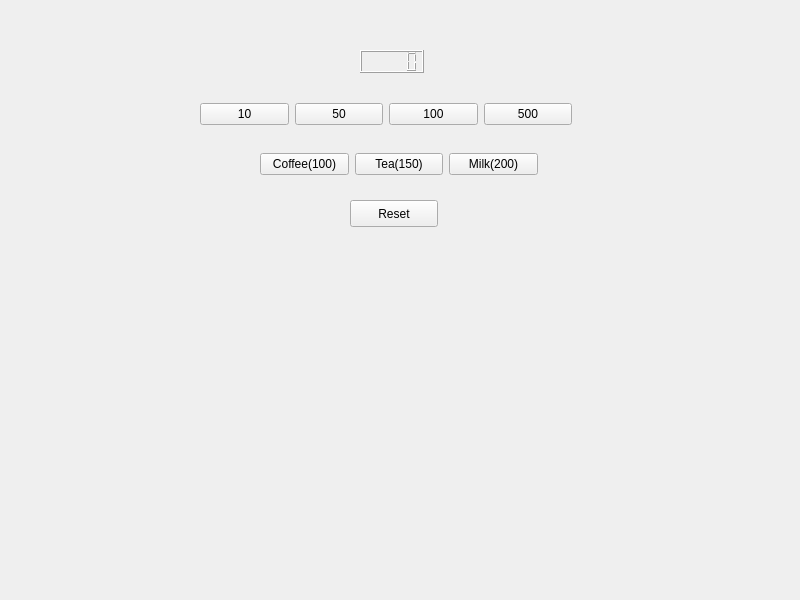
<?xml version="1.0" encoding="UTF-8"?>
<ui version="4.0">
 <class>Widget</class>
 <widget class="QWidget" name="Widget">
  <property name="geometry">
   <rect>
    <x>0</x>
    <y>0</y>
    <width>800</width>
    <height>600</height>
   </rect>
  </property>
  <property name="windowTitle">
   <string>Widget</string>
  </property>
  <widget class="QLCDNumber" name="lcdNumber">
   <property name="geometry">
    <rect>
     <x>360</x>
     <y>50</y>
     <width>64</width>
     <height>23</height>
    </rect>
   </property>
  </widget>
  <widget class="QPushButton" name="pbReset">
   <property name="geometry">
    <rect>
     <x>350</x>
     <y>200</y>
     <width>88</width>
     <height>27</height>
    </rect>
   </property>
   <property name="text">
    <string>Reset</string>
   </property>
  </widget>
  <widget class="QWidget" name="layoutWidget">
   <property name="geometry">
    <rect>
     <x>200</x>
     <y>100</y>
     <width>372</width>
     <height>29</height>
    </rect>
   </property>
   <layout class="QHBoxLayout" name="horizontalLayout">
    <item>
     <widget class="QPushButton" name="pb10">
      <property name="text">
       <string>10</string>
      </property>
     </widget>
    </item>
    <item>
     <widget class="QPushButton" name="pushButton_2">
      <property name="text">
       <string>50</string>
      </property>
     </widget>
    </item>
    <item>
     <widget class="QPushButton" name="pushButton_3">
      <property name="text">
       <string>100</string>
      </property>
     </widget>
    </item>
    <item>
     <widget class="QPushButton" name="pushButton_4">
      <property name="text">
       <string>500</string>
      </property>
     </widget>
    </item>
   </layout>
  </widget>
  <widget class="QWidget" name="layoutWidget">
   <property name="geometry">
    <rect>
     <x>260</x>
     <y>150</y>
     <width>278</width>
     <height>29</height>
    </rect>
   </property>
   <layout class="QHBoxLayout" name="horizontalLayout_2">
    <item>
     <widget class="QPushButton" name="pbCoffee">
      <property name="text">
       <string>Coffee(100)</string>
      </property>
     </widget>
    </item>
    <item>
     <widget class="QPushButton" name="pushButton_6">
      <property name="text">
       <string>Tea(150)</string>
      </property>
     </widget>
    </item>
    <item>
     <widget class="QPushButton" name="pushButton_7">
      <property name="text">
       <string>Milk(200)</string>
      </property>
     </widget>
    </item>
   </layout>
  </widget>
 </widget>
 <resources/>
 <connections/>
</ui>
